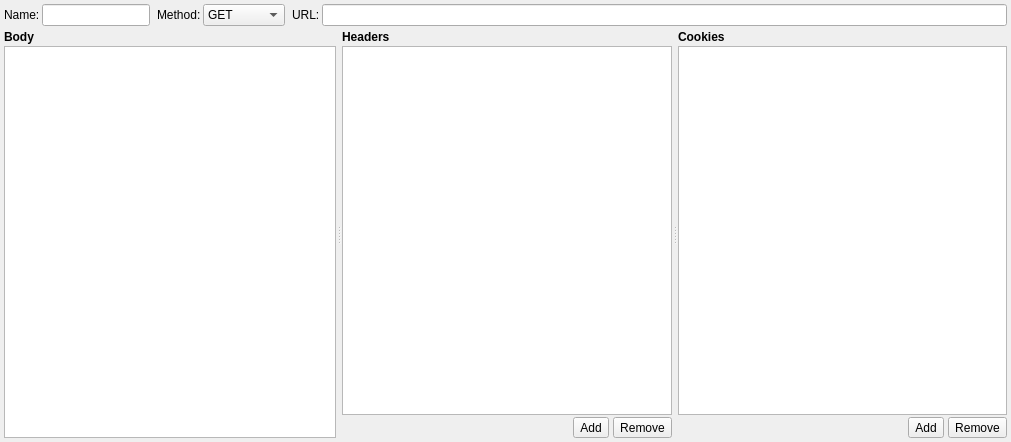
<?xml version="1.0" encoding="UTF-8"?>
<ui version="4.0">
 <class>RequestForm</class>
 <widget class="QWidget" name="RequestForm">
  <property name="geometry">
   <rect>
    <x>0</x>
    <y>0</y>
    <width>1011</width>
    <height>442</height>
   </rect>
  </property>
  <property name="windowTitle">
   <string>Form</string>
  </property>
  <property name="styleSheet">
   <string notr="true">QGroupBox { font-weight: bold }</string>
  </property>
  <layout class="QVBoxLayout" name="verticalLayout_2" stretch="0,1">
   <property name="spacing">
    <number>4</number>
   </property>
   <property name="leftMargin">
    <number>4</number>
   </property>
   <property name="topMargin">
    <number>4</number>
   </property>
   <property name="rightMargin">
    <number>4</number>
   </property>
   <property name="bottomMargin">
    <number>4</number>
   </property>
   <item>
    <layout class="QHBoxLayout" name="horizontalLayout_3">
     <property name="spacing">
      <number>2</number>
     </property>
     <item>
      <widget class="QLabel" name="label_3">
       <property name="text">
        <string>Name:</string>
       </property>
      </widget>
     </item>
     <item>
      <widget class="QLineEdit" name="nameEdit">
       <property name="sizePolicy">
        <sizepolicy hsizetype="Preferred" vsizetype="Fixed">
         <horstretch>0</horstretch>
         <verstretch>0</verstretch>
        </sizepolicy>
       </property>
      </widget>
     </item>
     <item>
      <spacer name="horizontalSpacer_4">
       <property name="orientation">
        <enum>Qt::Horizontal</enum>
       </property>
       <property name="sizeType">
        <enum>QSizePolicy::Fixed</enum>
       </property>
       <property name="sizeHint" stdset="0">
        <size>
         <width>5</width>
         <height>20</height>
        </size>
       </property>
      </spacer>
     </item>
     <item>
      <widget class="QLabel" name="label_2">
       <property name="text">
        <string>Method:</string>
       </property>
      </widget>
     </item>
     <item>
      <widget class="QComboBox" name="methodCombo">
       <item>
        <property name="text">
         <string>GET</string>
        </property>
       </item>
       <item>
        <property name="text">
         <string>POST</string>
        </property>
       </item>
       <item>
        <property name="text">
         <string>HEAD</string>
        </property>
       </item>
       <item>
        <property name="text">
         <string>PUT</string>
        </property>
       </item>
       <item>
        <property name="text">
         <string>POST</string>
        </property>
       </item>
       <item>
        <property name="text">
         <string>DELETE</string>
        </property>
       </item>
       <item>
        <property name="text">
         <string>CUSTOM</string>
        </property>
       </item>
      </widget>
     </item>
     <item>
      <spacer name="horizontalSpacer_3">
       <property name="orientation">
        <enum>Qt::Horizontal</enum>
       </property>
       <property name="sizeType">
        <enum>QSizePolicy::Fixed</enum>
       </property>
       <property name="sizeHint" stdset="0">
        <size>
         <width>5</width>
         <height>20</height>
        </size>
       </property>
      </spacer>
     </item>
     <item>
      <widget class="QLabel" name="label">
       <property name="text">
        <string>URL:</string>
       </property>
      </widget>
     </item>
     <item>
      <widget class="QLineEdit" name="urlEdt"/>
     </item>
    </layout>
   </item>
   <item>
    <widget class="QSplitter" name="bodySplitter">
     <property name="orientation">
      <enum>Qt::Horizontal</enum>
     </property>
     <property name="handleWidth">
      <number>6</number>
     </property>
     <property name="childrenCollapsible">
      <bool>false</bool>
     </property>
     <widget class="QWidget" name="verticalLayoutWidget">
      <layout class="QVBoxLayout" name="verticalLayout_3">
       <property name="spacing">
        <number>2</number>
       </property>
       <item>
        <widget class="QLabel" name="label_5">
         <property name="font">
          <font>
           <weight>75</weight>
           <bold>true</bold>
          </font>
         </property>
         <property name="text">
          <string>Body</string>
         </property>
        </widget>
       </item>
       <item>
        <widget class="QTextEdit" name="bodyEdit"/>
       </item>
      </layout>
     </widget>
     <widget class="QSplitter" name="splitter">
      <property name="orientation">
       <enum>Qt::Horizontal</enum>
      </property>
      <property name="handleWidth">
       <number>6</number>
      </property>
      <property name="childrenCollapsible">
       <bool>false</bool>
      </property>
      <widget class="QWidget" name="verticalLayoutWidget_2">
       <layout class="QVBoxLayout" name="verticalLayout_4">
        <property name="spacing">
         <number>2</number>
        </property>
        <item>
         <widget class="QLabel" name="label_4">
          <property name="font">
           <font>
            <weight>75</weight>
            <bold>true</bold>
           </font>
          </property>
          <property name="text">
           <string>Headers</string>
          </property>
         </widget>
        </item>
        <item>
         <widget class="QTableView" name="headersTable">
          <property name="selectionBehavior">
           <enum>QAbstractItemView::SelectRows</enum>
          </property>
          <attribute name="verticalHeaderVisible">
           <bool>false</bool>
          </attribute>
          <attribute name="verticalHeaderDefaultSectionSize">
           <number>25</number>
          </attribute>
         </widget>
        </item>
        <item>
         <layout class="QHBoxLayout" name="horizontalLayout_4">
          <property name="spacing">
           <number>4</number>
          </property>
          <item>
           <spacer name="horizontalSpacer_2">
            <property name="orientation">
             <enum>Qt::Horizontal</enum>
            </property>
            <property name="sizeHint" stdset="0">
             <size>
              <width>40</width>
              <height>20</height>
             </size>
            </property>
           </spacer>
          </item>
          <item>
           <widget class="QToolButton" name="addHeaderButton">
            <property name="text">
             <string>Add</string>
            </property>
           </widget>
          </item>
          <item>
           <widget class="QToolButton" name="removeHeadersButton">
            <property name="text">
             <string>Remove</string>
            </property>
           </widget>
          </item>
         </layout>
        </item>
       </layout>
      </widget>
      <widget class="QWidget" name="verticalLayoutWidget_3">
       <layout class="QVBoxLayout" name="verticalLayout">
        <property name="spacing">
         <number>2</number>
        </property>
        <item>
         <widget class="QLabel" name="Cookies">
          <property name="font">
           <font>
            <weight>75</weight>
            <bold>true</bold>
           </font>
          </property>
          <property name="text">
           <string>Cookies</string>
          </property>
         </widget>
        </item>
        <item>
         <widget class="QTableView" name="cookiesTable">
          <property name="selectionBehavior">
           <enum>QAbstractItemView::SelectRows</enum>
          </property>
          <attribute name="verticalHeaderVisible">
           <bool>false</bool>
          </attribute>
          <attribute name="verticalHeaderDefaultSectionSize">
           <number>25</number>
          </attribute>
         </widget>
        </item>
        <item>
         <layout class="QHBoxLayout" name="horizontalLayout_2">
          <property name="spacing">
           <number>4</number>
          </property>
          <item>
           <spacer name="horizontalSpacer">
            <property name="orientation">
             <enum>Qt::Horizontal</enum>
            </property>
            <property name="sizeHint" stdset="0">
             <size>
              <width>40</width>
              <height>20</height>
             </size>
            </property>
           </spacer>
          </item>
          <item>
           <widget class="QToolButton" name="addCookieButton">
            <property name="text">
             <string>Add</string>
            </property>
           </widget>
          </item>
          <item>
           <widget class="QToolButton" name="removeCookiesButton">
            <property name="text">
             <string>Remove</string>
            </property>
           </widget>
          </item>
         </layout>
        </item>
       </layout>
      </widget>
     </widget>
    </widget>
   </item>
  </layout>
 </widget>
 <resources/>
 <connections/>
</ui>
